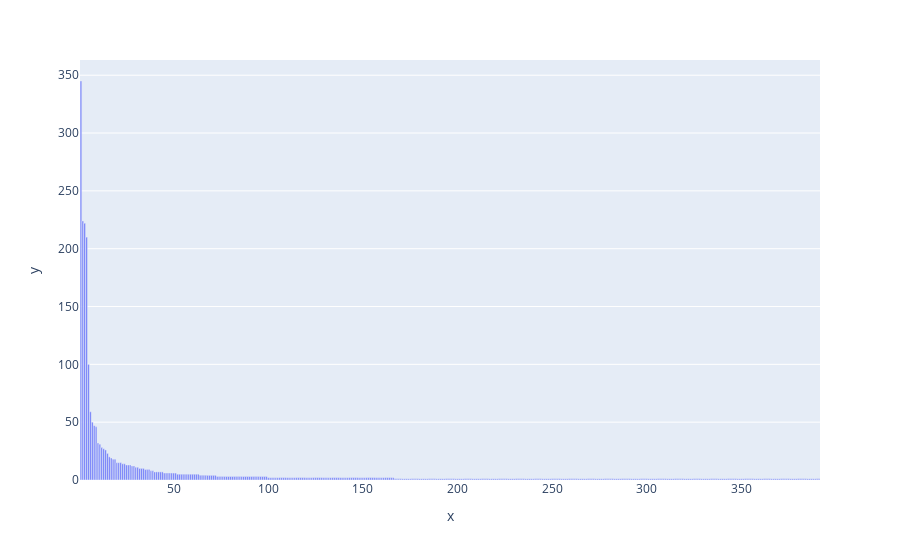

The notebook cell saved with this chart:
### Code cell
x, y = zip(*users)
fig = px.bar(x=range(1, len(y)+1),y=y)
fig.show()

### Figure 1 — Plotly figure (JSON) as saved in the notebook; plotly's stock layout.template omitted (floating-point values rounded to 4 significant figures; data arrays with more than 128 entries replaced by an {"elided": "..."} marker saying what was removed)
{"data": [{"alignmentgroup": "True", "hovertemplate": "x=%{x}<br>y=%{y}<extra></extra>", "legendgroup": "", "marker": {"color": "#636efa", "pattern": {"shape": ""}}, "name": "", "offsetgroup": "", "orientation": "v", "showlegend": false, "textposition": "auto", "type": "bar", "x": {"elided": "391 int values"}, "xaxis": "x", "y": {"elided": "391 int values"}, "yaxis": "y"}], "layout": {"barmode": "relative", "legend": {"tracegroupgap": 0}, "margin": {"t": 60}, "xaxis": {"anchor": "y", "domain": [0, 1], "title": {"text": "x"}}, "yaxis": {"anchor": "x", "domain": [0, 1], "title": {"text": "y"}}}}
